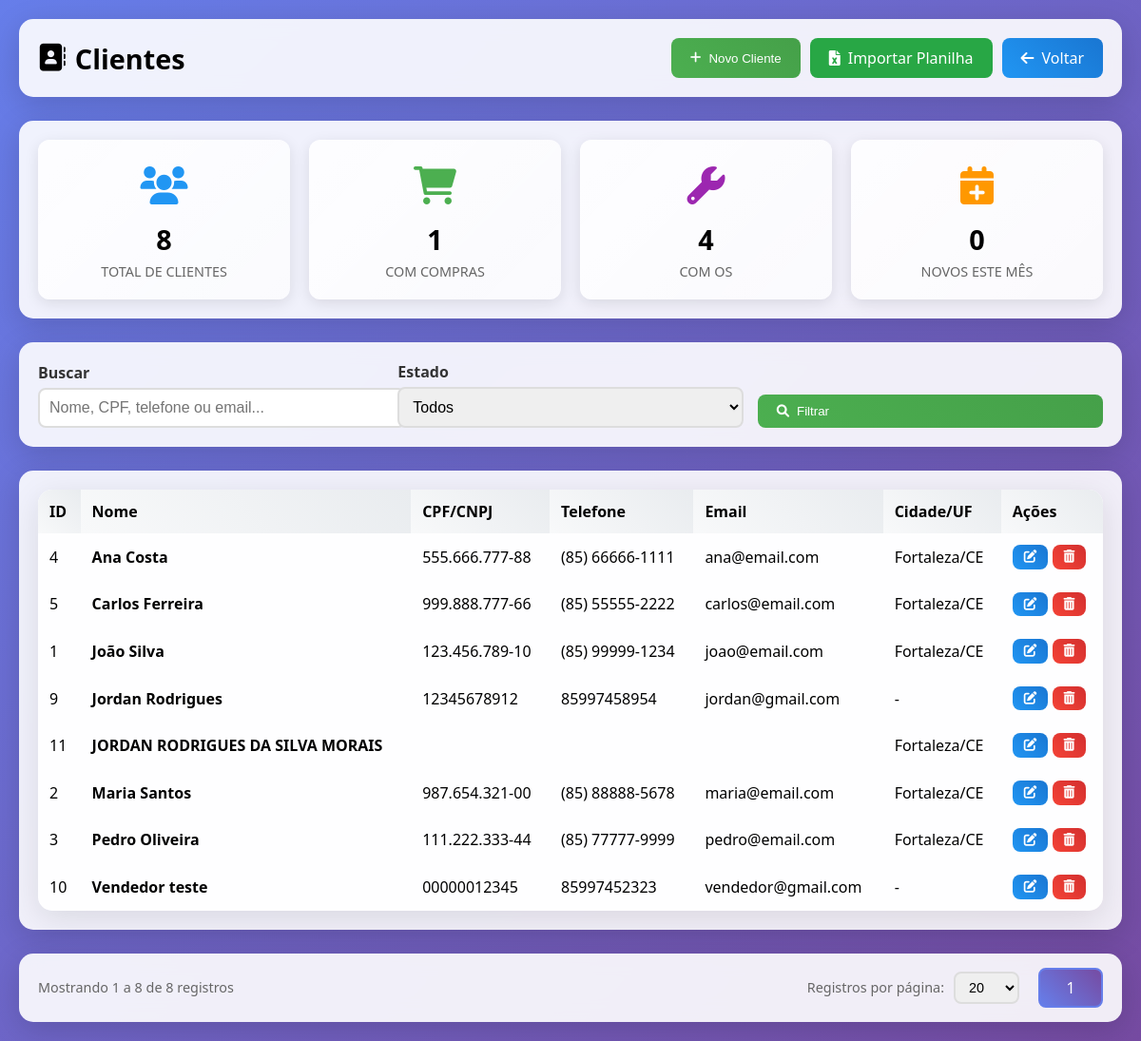
Before: /modules/customers/index.php (signed in) with the older database file.
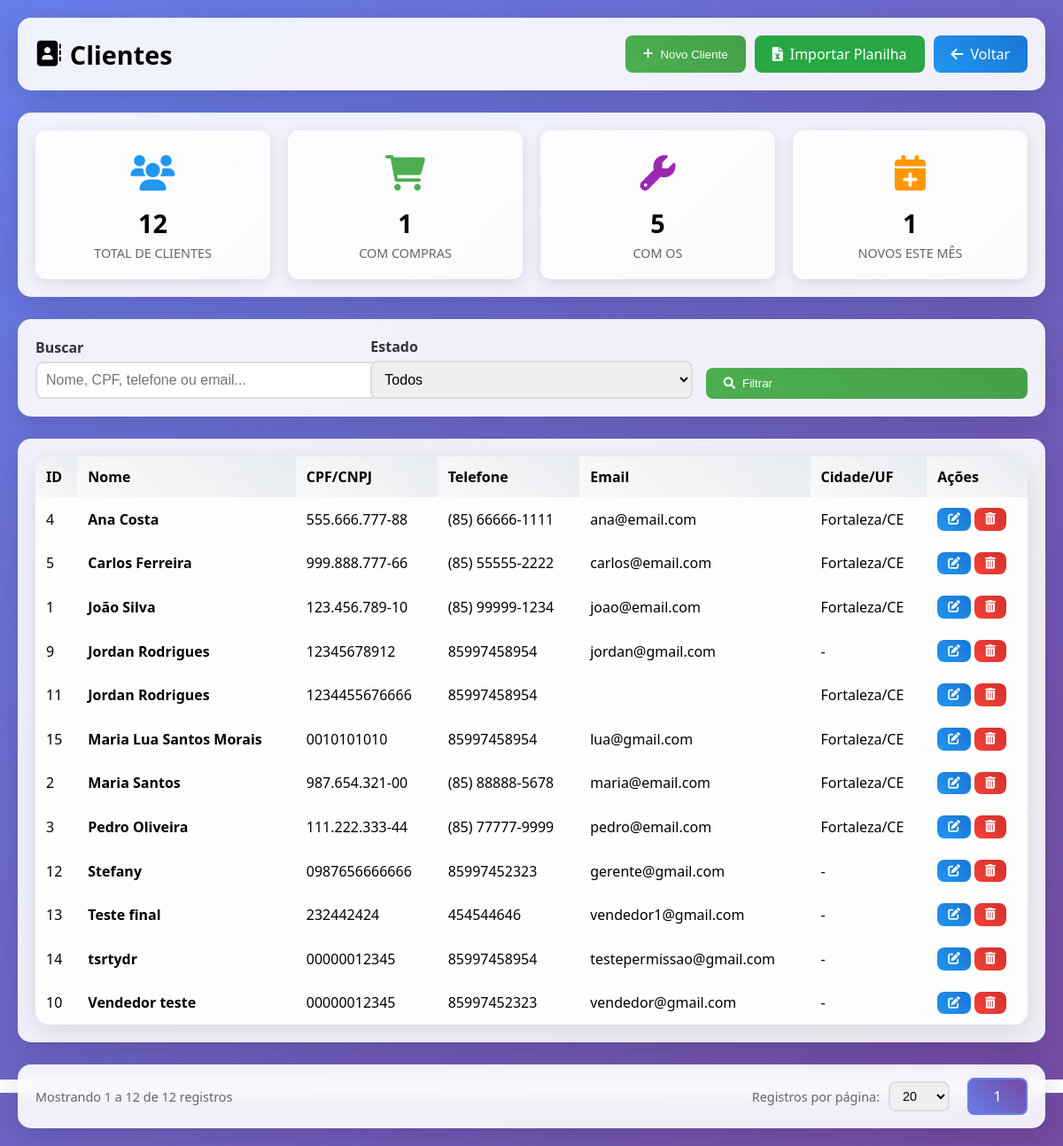
After: the same page with the newer database file.
### tables this page shows
CREATE TABLE `customers` (
  `id` int(11) NOT NULL AUTO_INCREMENT,
  `name` varchar(100) NOT NULL,
  `cpf_cnpj` varchar(18) DEFAULT NULL,
  `phone` varchar(20) DEFAULT NULL,
  `birth_date` date DEFAULT NULL,
  `email` varchar(100) DEFAULT NULL,
  `address` text DEFAULT NULL,
  `neighborhood` varchar(100) DEFAULT NULL,
  `city` varchar(100) DEFAULT NULL,
  `state` varchar(2) DEFAULT NULL,
  `zipcode` varchar(10) DEFAULT NULL,
  `notes` text DEFAULT NULL,
  `created_at` timestamp NULL DEFAULT current_timestamp(),
  `updated_at` timestamp NULL DEFAULT current_timestamp() ON UPDATE current_timestamp(),
  `deleted_at` timestamp NULL DEFAULT NULL COMMENT 'Data de deleção (soft delete)',
  PRIMARY KEY (`id`),
  KEY `idx_deleted_at` (`deleted_at`)
);

### config/permissions.php (called while the page is built, shortened)
<?php
$PERMISSIONS = [
    'admin' => [
        'pdv' => ['view', 'create', 'edit', 'delete'],
        'service_orders' => ['view', 'create', 'edit', 'delete'],
        'products' => ['view', 'create', 'edit', 'delete'],
        'customers' => ['view', 'create', 'edit', 'delete'],
        'expenses' => ['view', 'create', 'edit', 'delete'],
        'cashflow' => ['view', 'create', 'edit', 'delete'],
        'accounts_receivable' => ['view', 'create', 'edit', 'delete'],
        'reports' => ['view'],
        'users' => ['view', 'create', 'edit', 'delete'],
    ],
    'manager' => [
        'pdv' => ['view', 'create', 'edit'],
        'service_orders' => ['view', 'create', 'edit'],
        'products' => ['view', 'create', 'edit'],
        'customers' => ['view', 'create', 'edit'],
        'cashflow' => ['view', 'create'],
        'accounts_receivable' => ['view', 'create', 'edit'],
        'reports' => ['view'],
    ],
    'seller' => [
        'pdv' => ['view', 'create', 'edit', 'delete'],
        'service_orders' => ['view', 'create', 'edit'],
        'products' => ['view', 'create'],
        'customers' => ['view', 'create', 'edit'],
    ]
];
function hasPermission($module, $action = 'view') {
    global $PERMISSIONS;
    $role = $_SESSION['user_role'];
    if ($role === 'admin') {
        return true;
    }
    return in_array($action, $PERMISSIONS[$role][$module]);
}

### modules/customers/index.php (the view, shortened to what the changed rows need)
<?php
require_once('../../config/database.php');
$conn = $database->getConnection();
$search = $_GET['search'] ?? '';
$filter_state = $_GET['state'] ?? '';
$page = isset($_GET['page']) ? max(1, (int)$_GET['page']) : 1;
$perPage = isset($_GET['per_page']) ? (int)$_GET['per_page'] : 20;
$where = "WHERE deleted_at IS NULL";
$params = [];
$stmtCount = $conn->prepare("SELECT COUNT(*) as total FROM customers $where");
$stmtCount->execute($params);
$totalRecords = $stmtCount->fetch(PDO::FETCH_ASSOC)['total'];
$totalPages = ceil($totalRecords / $perPage);
$offset = ($page - 1) * $perPage;
$stmt = $conn->prepare("
    SELECT * FROM customers
    $where
    ORDER BY name ASC
    LIMIT ? OFFSET ?
");
$params[] = $perPage;
$params[] = $offset;
$stmt->execute($params);
$customers = $stmt->fetchAll(PDO::FETCH_ASSOC);
$total_customers = $conn->query("SELECT COUNT(*) as total FROM customers")->fetch(PDO::FETCH_ASSOC)['total'];
$stmt = $conn->query("SELECT COUNT(DISTINCT customer_id) as total FROM service_orders WHERE customer_id IS NOT NULL");
$customers_with_os = $stmt->fetch(PDO::FETCH_ASSOC)['total'];
$stmt = $conn->query("SELECT COUNT(*) as total FROM customers WHERE MONTH(created_at) = MONTH(CURRENT_DATE) AND YEAR(created_at) = YEAR(CURRENT_DATE)");
$customers_this_month = $stmt->fetch(PDO::FETCH_ASSOC)['total'];
?>
<!DOCTYPE html>
<html lang="pt-BR">
<head>
<link href="https://cdnjs.cloudflare.com/ajax/libs/font-awesome/6.0.0/css/all.min.css" rel="stylesheet">
</head>
<body>
<div class="container">
    <div class="header">
        <h1><i class="fas fa-address-book"></i> Clientes</h1>
    </div>
    <div class="stats-box">
        <div class="stats-grid">
            <div class="stat-card blue">
                <div class="icon"><i class="fas fa-users"></i></div>
                <div class="value"><?= $total_customers ?></div>
                <div class="label">Total de Clientes</div>
            </div>
            <div class="stat-card purple">
                <div class="icon"><i class="fas fa-wrench"></i></div>
                <div class="value"><?= $customers_with_os ?></div>
                <div class="label">Com OS</div>
            </div>
            <div class="stat-card orange">
                <div class="icon"><i class="fas fa-calendar-plus"></i></div>
                <div class="value"><?= $customers_this_month ?></div>
                <div class="label">Novos Este Mês</div>
            </div>
        </div>
    </div>
    <div class="table-box">
        <table class="table">
            <thead>
                <tr>
                    <th>ID</th>
                    <th>Nome</th>
                    <th>CPF/CNPJ</th>
                    <th>Telefone</th>
                    <th>Email</th>
                    <th>Cidade/UF</th>
                    <th>Ações</th>
                </tr>
            </thead>
            <tbody>
                <?php if(empty($customers)): ?>
                    <tr><td colspan="7" class="empty">Nenhum cliente encontrado.</td></tr>
                <?php else: foreach($customers as $row): ?>
                <tr>
                    <td><?= $row['id'] ?></td>
                    <td><strong><?= htmlspecialchars($row['name']) ?></strong></td>
                    <td><?= htmlspecialchars($row['cpf_cnpj'] ?? '-') ?></td>
                    <td><?= htmlspecialchars($row['phone'] ?? '-') ?></td>
                    <td><?= htmlspecialchars($row['email'] ?? '-') ?></td>
                    <td>
                        <?php if($row['city'] || $row['state']): ?>
                            <?= htmlspecialchars($row['city'] ?? '') ?><?= $row['city'] && $row['state'] ? '/' : '' ?><?= htmlspecialchars($row['state'] ?? '') ?>
                        <?php else: ?>
                            -
                        <?php endif; ?>
                    </td>
                    <td>
                        <?php if (hasPermission('customers', 'edit')): ?>
                        <button class="btn btn-secondary btn-sm" onclick='openEditModal(<?= json_encode($row) ?>)' title="Editar">
                            <i class="fas fa-edit"></i>
                        </button>
                        <?php endif; ?>
                        <?php if (hasPermission('customers', 'delete')): ?>
                        <form method="POST" onsubmit="return false;" style="display:inline;" id="deleteForm_<?= $row['id'] ?>">
                            <button type="button" class="btn btn-danger btn-sm" title="Excluir" onclick="showConfirm('Excluir este cliente?','Excluir','Excluir','Cancelar','danger').then(ok=>{if(ok)document.getElementById('deleteForm_<?= $row['id'] ?>').submit();})"><i class="fas fa-trash-alt"></i></button>
                        </form>
                        <?php endif; ?>
                    </td>
                </tr>
                <?php endforeach; endif; ?>
            </tbody>
        </table>
    </div>
    <div class="pagination-container">
        <div class="pagination-info">
            Mostrando <?= min($offset + 1, $totalRecords) ?> a <?= min($offset + $perPage, $totalRecords) ?> de <?= $totalRecords ?> registros
        </div>
        <div class="pagination-controls">
            <div class="per-page-selector">
            </div>
            <div class="pagination-nav">
                <?php
                $startPage = max(1, $page - 2);
                $endPage = min($totalPages, $page + 2);
                for($i = $startPage; $i <= $endPage; $i++):
                ?>
                    <a href="?page=<?= $i ?>&per_page=<?= $perPage ?>&search=<?= urlencode($search) ?>&state=<?= urlencode($filter_state) ?>"
                       class="pagination-btn <?= $i == $page ? 'active' : '' ?>">
                        <?= $i ?>
                    </a>
                <?php endfor; ?>
            </div>
        </div>
    </div>
</div>
</body>
</html>

Changed rows visible on the page:
changed customers id 11: name "JORDAN RODRIGUES DA SILVA MORAIS" → "Jordan Rodrigues"; cpf_cnpj (not shown) → "1234455676666"; phone (not shown) → "85997458954"
added customers: id "15", name "Maria Lua Santos Morais", cpf_cnpj "0010101010", phone "85997458954", email "lua@gmail.com", city "Fortaleza", state "CE"
added customers: id "12", name "Stefany", cpf_cnpj "0987656666666", phone "85997452323", email "gerente@gmail.com"
added customers: id "13", name "Teste final", cpf_cnpj "232442424", phone "454544646", email "vendedor1@gmail.com"
added customers: id "14", name "tsrtydr", cpf_cnpj "00000012345", phone "85997458954", email "testepermissao@gmail.com"
Other visible differences:
$total_customers: "8" → "12"
$customers_with_os: "4" → "5"
$customers_this_month: "0" → "1"
min($offset + $perPage, $totalRecords): "8" → "12"
$totalRecords: "8" → "12"
